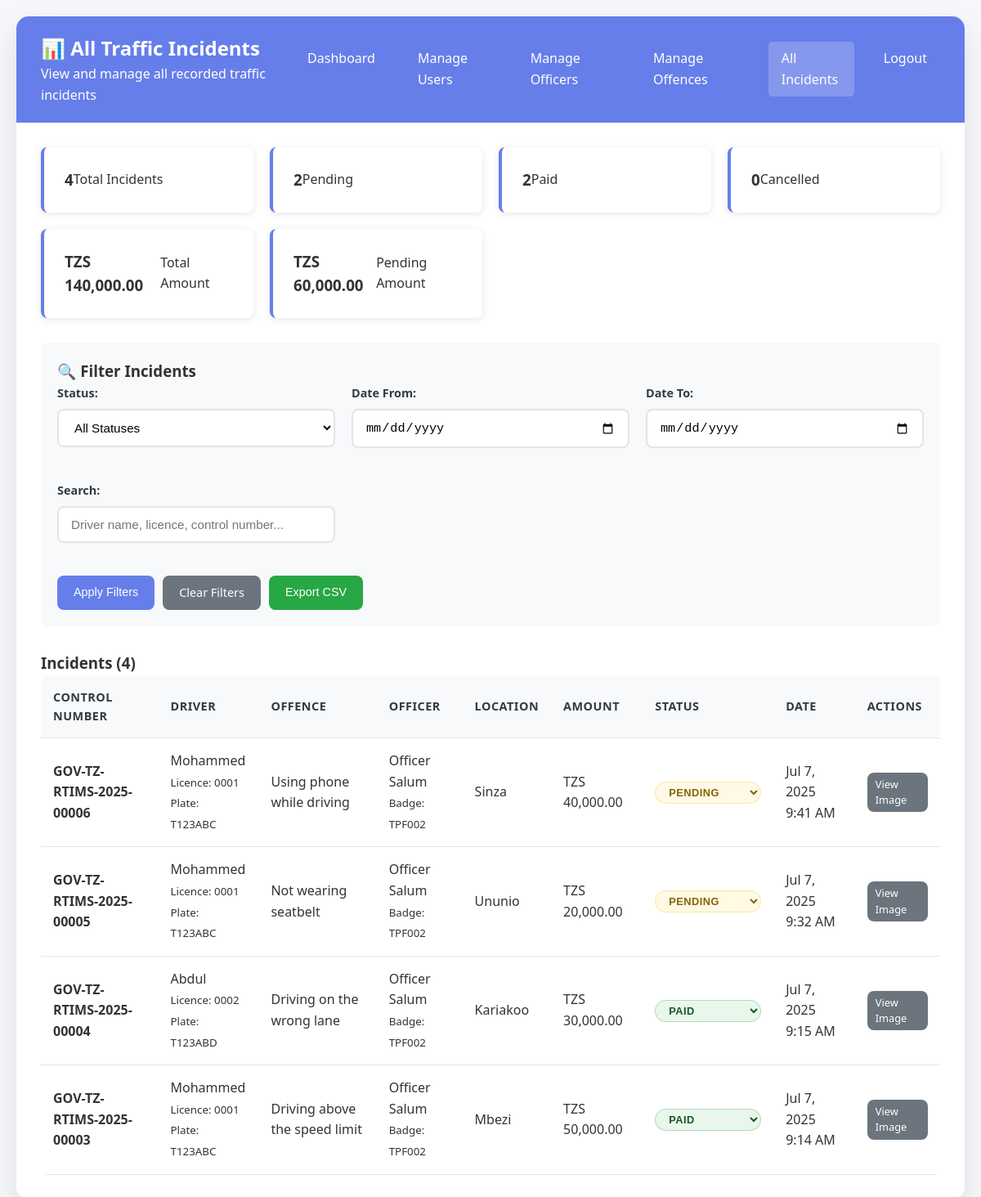
Page /admin/view_incidents.php (signed in) on the committed database.
### tables this page shows
CREATE TABLE `incidents` (
  `id` int(11) NOT NULL,
  `user_id` int(11) NOT NULL,
  `offence_id` int(11) NOT NULL,
  `officer_id` int(11) NOT NULL,
  `location` text NOT NULL,
  `image_path` varchar(255) DEFAULT NULL,
  `control_number` varchar(50) NOT NULL,
  `status` enum('Pending','Paid','Cancelled') DEFAULT 'Pending',
  `created_at` timestamp NOT NULL DEFAULT current_timestamp()
);

CREATE TABLE `users` (
  `id` int(11) NOT NULL,
  `name` varchar(100) NOT NULL,
  `licence_no` varchar(50) NOT NULL,
  `plate_no` varchar(20) NOT NULL,
  `password` varchar(255) NOT NULL,
  `role` enum('user') DEFAULT 'user',
  `created_at` timestamp NOT NULL DEFAULT current_timestamp()
);

CREATE TABLE `offences` (
  `id` int(11) NOT NULL,
  `keyword` varchar(100) NOT NULL,
  `description` text NOT NULL,
  `amount_tzs` decimal(10,2) NOT NULL,
  `created_at` timestamp NOT NULL DEFAULT current_timestamp()
);

CREATE TABLE `officers` (
  `id` int(11) NOT NULL,
  `name` varchar(100) NOT NULL,
  `username` varchar(50) NOT NULL,
  `password` varchar(255) NOT NULL,
  `badge_number` varchar(50) NOT NULL,
  `created_at` timestamp NOT NULL DEFAULT current_timestamp()
);

### config/database.php (called while the page is built, shortened)
<?php
function formatCurrency($amount) {
    return 'TZS ' . number_format($amount, 2);
}
?>

### admin/view_incidents.php (the view, shortened to what this page needs)
<?php
require_once '../config/database.php';
$database = new Database();
$conn = $database->getConnection();
$date_from = isset($_GET['date_from']) ? $_GET['date_from'] : '';
$date_to = isset($_GET['date_to']) ? $_GET['date_to'] : '';
$search = isset($_GET['search']) ? $_GET['search'] : '';
$params = [];
$where_clause = '';
$incidents_query = "SELECT i.*, o.description as offence_description, o.amount_tzs,
                           u.name as driver_name, u.licence_no, u.plate_no,
                           off.name as officer_name, off.badge_number
                    FROM incidents i
                    JOIN offences o ON i.offence_id = o.id
                    JOIN users u ON i.user_id = u.id
                    JOIN officers off ON i.officer_id = off.id
                    $where_clause
                    ORDER BY i.created_at DESC";
$incidents_stmt = $conn->prepare($incidents_query);
$incidents_stmt->execute($params);
$incidents = $incidents_stmt->fetchAll(PDO::FETCH_ASSOC);
$summary_query = "SELECT
                     COUNT(*) as total_incidents,
                     COUNT(CASE WHEN status = 'Pending' THEN 1 END) as pending_count,
                     COUNT(CASE WHEN status = 'Paid' THEN 1 END) as paid_count,
                     COUNT(CASE WHEN status = 'Cancelled' THEN 1 END) as cancelled_count,
                     SUM(o.amount_tzs) as total_amount,
                     SUM(CASE WHEN i.status = 'Pending' THEN o.amount_tzs ELSE 0 END) as pending_amount
                  FROM incidents i
                  JOIN offences o ON i.offence_id = o.id
                  $where_clause";
$summary_stmt = $conn->prepare($summary_query);
$summary_stmt->execute($params);
$summary = $summary_stmt->fetch(PDO::FETCH_ASSOC);
?>
<!DOCTYPE html>
<html lang="en">
<head>
    <link rel="stylesheet" href="../assets/css/style.css">
</head>
<body>
    <div class="container">
        <div class="dashboard">
            <div class="dashboard-header">
                <div>
                    <h2>📊 All Traffic Incidents</h2>
                    <p>View and manage all recorded traffic incidents</p>
                </div>
                <div class="dashboard-nav">
                    <a href="dashboard.php">Dashboard</a>
                    <a href="manage_users.php">Manage Users</a>
                    <a href="manage_officers.php">Manage Officers</a>
                    <a href="manage_offences.php">Manage Offences</a>
                    <a href="view_incidents.php" class="active">All Incidents</a>
                    <a href="../auth/logout.php">Logout</a>
                </div>
            </div>
            <div class="dashboard-content">
                <div class="stats-grid" style="margin-bottom: 30px;">
                    <div class="stat-card">
                        <h3><?php echo $summary['total_incidents']; ?></h3>
                        <p>Total Incidents</p>
                    </div>
                    <div class="stat-card">
                        <h3><?php echo $summary['pending_count']; ?></h3>
                        <p>Pending</p>
                    </div>
                    <div class="stat-card">
                        <h3><?php echo $summary['paid_count']; ?></h3>
                        <p>Paid</p>
                    </div>
                    <div class="stat-card">
                        <h3><?php echo $summary['cancelled_count']; ?></h3>
                        <p>Cancelled</p>
                    </div>
                    <div class="stat-card">
                        <h3><?php echo formatCurrency($summary['total_amount']); ?></h3>
                        <p>Total Amount</p>
                    </div>
                    <div class="stat-card">
                        <h3><?php echo formatCurrency($summary['pending_amount']); ?></h3>
                        <p>Pending Amount</p>
                    </div>
                </div>
                <div style="background: #f8f9fa; padding: 20px; border-radius: 8px; margin-bottom: 30px;">
                    <h3>🔍 Filter Incidents</h3>
                    <form method="GET" class="form-grid">
                        <div class="form-group">
                            <label for="status">Status:</label>
                            <select name="status" id="status">
                                <option value="">All Statuses</option>
                            </select>
                        </div>
                        <div class="form-group">
                            <label for="date_from">Date From:</label>
                            <input type="date" name="date_from" id="date_from" value="<?php echo $date_from; ?>">
                        </div>
                        <div class="form-group">
                            <label for="date_to">Date To:</label>
                            <input type="date" name="date_to" id="date_to" value="<?php echo $date_to; ?>">
                        </div>
                        <div class="form-group">
                            <label for="search">Search:</label>
                            <input type="text" name="search" id="search" value="<?php echo htmlspecialchars($search); ?>"
                                   placeholder="Driver name, licence, control number...">
                        </div>
                        <div style="grid-column: 1 / -1; display: flex; gap: 10px;">
                            <button type="submit" class="btn btn-primary">Apply Filters</button>
                            <a href="view_incidents.php" class="btn btn-secondary">Clear Filters</a>
                            <button type="button" onclick="exportToCSV('incidents_table', 'incidents_report.csv')" class="btn btn-success">Export CSV</button>
                        </div>
                    </form>
                </div>
                <h3>Incidents (<?php echo count($incidents); ?>)</h3>
                <table class="data-table" id="incidents_table">
                    <thead>
                        <tr>
                            <th>Control Number</th>
                            <th>Driver</th>
                            <th>Offence</th>
                            <th>Officer</th>
                            <th>Location</th>
                            <th>Amount</th>
                            <th>Status</th>
                            <th>Date</th>
                            <th>Actions</th>
                        </tr>
                    </thead>
                    <tbody>
                        <?php foreach ($incidents as $incident): ?>
                            <tr>
                                <td><strong><?php echo htmlspecialchars($incident['control_number']); ?></strong></td>
                                <td>
                                    <?php echo htmlspecialchars($incident['driver_name']); ?><br>
                                    <small>
                                        Licence: <?php echo htmlspecialchars($incident['licence_no']); ?><br>
                                        Plate: <?php echo htmlspecialchars($incident['plate_no']); ?>
                                    </small>
                                </td>
                                <td><?php echo htmlspecialchars($incident['offence_description']); ?></td>
                                <td>
                                    <?php echo htmlspecialchars($incident['officer_name']); ?><br>
                                    <small>Badge: <?php echo htmlspecialchars($incident['badge_number']); ?></small>
                                </td>
                                <td><?php echo htmlspecialchars($incident['location']); ?></td>
                                <td><?php echo formatCurrency($incident['amount_tzs']); ?></td>
                                <td>
                                    <form method="POST" style="display: inline;">
                                        <select name="status" onchange="this.form.submit()" class="status-badge status-<?php echo strtolower($incident['status']); ?>">
                                            <option value="Pending" <?php echo $incident['status'] == 'Pending' ? 'selected' : ''; ?>>Pending</option>
                                            <option value="Paid" <?php echo $incident['status'] == 'Paid' ? 'selected' : ''; ?>>Paid</option>
                                        </select>
                                    </form>
                                </td>
                                <td><?php echo date('M j, Y g:i A', strtotime($incident['created_at'])); ?></td>
                                <td>
                                    <?php if ($incident['image_path']): ?>
                                        <a href="../uploads/<?php echo $incident['image_path']; ?>" target="_blank"
                                           class="btn btn-secondary" style="font-size: 0.8rem; padding: 5px 10px;">View Image</a>
                                    <?php else: ?>
                                        <span style="color: #999; font-size: 0.8rem;">No Image</span>
                                    <?php endif; ?>
                                </td>
                            </tr>
                        <?php endforeach; ?>
                    </tbody>
                </table>
            </div>
        </div>
    </div>
</body>
</html>

### assets/css/style.css (style rules this page uses)
* { margin: 0; padding: 0; box-sizing: border-box; }
:root { --primary-color: #667eea; --primary-dark: #5a6fd8; --secondary-color: #6c757d; --success-color: #28a745; --warning-color: #ffc107; --danger-color: #dc3545; --info-color: #17a2b8; --light-color: #f8f9fa; --dark-color: #343a40; --white: #ffffff; --border-color: #e1e5e9; --text-color: #333; --text-muted: #6c757d; --sidebar-width: 280px; --header-height: 70px; --border-radius: 8px; --box-shadow: 0 2px 10px rgba(0, 0, 0, 0.1); --transition: all 0.3s ease; }
body { font-family: "Segoe UI", Tahoma, Geneva, Verdana, sans-serif; background: #f5f7fa; color: var(--text-color); line-height: 1.6; }
.stats-grid { display: grid; grid-template-columns: repeat(auto-fit, minmax(250px, 1fr)); gap: 20px; margin-bottom: 30px; }
.stat-card { background: white; border-radius: var(--border-radius); padding: 25px; box-shadow: var(--box-shadow); display: flex; align-items: center; transition: var(--transition); border-left: 4px solid var(--primary-color); }
.form-grid { display: grid; grid-template-columns: repeat(auto-fit, minmax(300px, 1fr)); gap: 20px; }
.form-group { margin-bottom: 20px; }
.form-group label { display: block; margin-bottom: 8px; font-weight: 600; color: var(--dark-color); font-size: 0.9rem; }
.form-group input, .form-group select, .form-group textarea { width: 100%; padding: 12px 15px; border: 2px solid var(--border-color); border-radius: var(--border-radius); font-size: 0.95rem; transition: var(--transition); background: white; }
.btn { display: inline-flex; align-items: center; justify-content: center; padding: 10px 20px; border: none; border-radius: var(--border-radius); font-size: 0.9rem; font-weight: 500; text-decoration: none; cursor: pointer; transition: var(--transition); line-height: 1.5; gap: 8px; }
.btn-primary { background: var(--primary-color); color: white; }
.btn-secondary { background: var(--secondary-color); color: white; }
.btn-success { background: var(--success-color); color: white; }
.data-table { width: 100%; border-collapse: collapse; background: white; border-radius: var(--border-radius); overflow: hidden; }
.data-table th, .data-table td { padding: 15px; text-align: left; border-bottom: 1px solid var(--border-color); }
.data-table th { background: var(--light-color); font-weight: 600; color: var(--dark-color); font-size: 0.9rem; text-transform: uppercase; letter-spacing: 0.5px; }
.status-badge { display: inline-flex; align-items: center; padding: 4px 12px; border-radius: 20px; font-size: 0.8rem; font-weight: 600; text-transform: uppercase; letter-spacing: 0.5px; }
.status-pending { background: rgba(255, 193, 7, 0.1); color: #856404; border: 1px solid rgba(255, 193, 7, 0.3); }
.status-paid { background: rgba(40, 167, 69, 0.1); color: #155724; border: 1px solid rgba(40, 167, 69, 0.3); }
.container { max-width: 1200px; margin: 0 auto; padding: 20px; }
.dashboard { background: white; border-radius: 15px; box-shadow: 0 15px 35px rgba(0, 0, 0, 0.1); overflow: hidden; }
.dashboard-header { background: var(--primary-color); color: white; padding: 20px 30px; display: flex; justify-content: space-between; align-items: center; }
.dashboard-nav { display: flex; gap: 20px; }
.dashboard-nav a { color: white; text-decoration: none; padding: 8px 16px; border-radius: 5px; transition: var(--transition); }
.dashboard-nav a:hover, .dashboard-nav a.active { background: rgba(255, 255, 255, 0.2); }
.dashboard-content { padding: 30px; }

### rows in the picture
incidents: control_number "GOV-TZ-RTIMS-2025-00006", user.name "Mohammed", user.licence_no "0001", user.plate_no "T123ABC", offence.description "Using phone while driving", officer.name "Officer Salum", officer.badge_number "TPF002", location "Sinza", offence.amount_tzs "TZS 40,000.00", status "Pending", created_at "Jul 7, 2025 9:41 AM"
incidents: control_number "GOV-TZ-RTIMS-2025-00005", user.name "Mohammed", user.licence_no "0001", user.plate_no "T123ABC", offence.description "Not wearing seatbelt", officer.name "Officer Salum", officer.badge_number "TPF002", location "Ununio", offence.amount_tzs "TZS 20,000.00", status "Pending", created_at "Jul 7, 2025 9:32 AM"
incidents: control_number "GOV-TZ-RTIMS-2025-00004", user.name "Abdul", user.licence_no "0002", user.plate_no "T123ABD", offence.description "Driving on the wrong lane", officer.name "Officer Salum", officer.badge_number "TPF002", location "Kariakoo", offence.amount_tzs "TZS 30,000.00", status "Paid", created_at "Jul 7, 2025 9:15 AM"
incidents: control_number "GOV-TZ-RTIMS-2025-00003", user.name "Mohammed", user.licence_no "0001", user.plate_no "T123ABC", offence.description "Driving above the speed limit", officer.name "Officer Salum", officer.badge_number "TPF002", location "Mbezi", offence.amount_tzs "TZS 50,000.00", status "Paid", created_at "Jul 7, 2025 9:14 AM"

### other values in the picture
$summary['total_incidents'] "4"
$summary['pending_count'] "2"
$summary['paid_count'] "2"
$summary['cancelled_count'] "0"
formatCurrency($summary['total_amount']) "TZS 140,000.00"
formatCurrency($summary['pending_amount']) "TZS 60,000.00"
count($incidents) "4"
